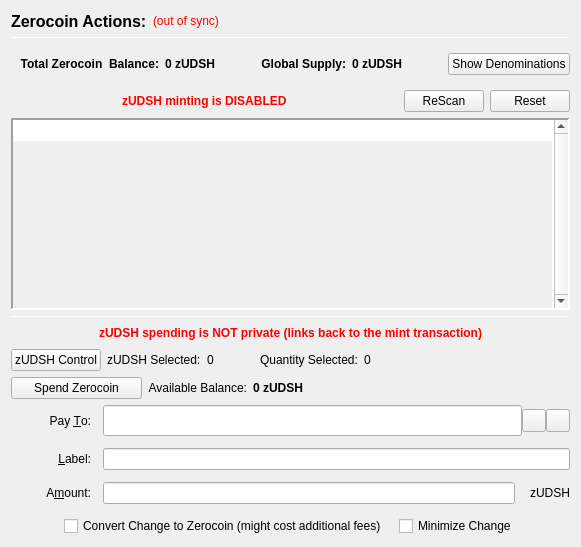
                  <widget class="QFrame" name="verticalFrameLeft">
                   <layout class="QVBoxLayout" name="verticalLayout_2">
                    <item>
                     <layout class="QVBoxLayout" name="verticalLayout_3">
                      <item>
                       <layout class="QHBoxLayout" name="horizontalLayout_3">
                        <item>
                         <widget class="QLabel" name="labelzUDSHActions">
                          <property name="font">
                           <font>
                            <pointsize>12</pointsize>
                            <weight>75</weight>
                            <bold>true</bold>
                           </font>
                          </property>
                          <property name="text">
                           <string>Zerocoin Actions:</string>
                          </property>
                          <property name="alignment">
                           <set>Qt::AlignLeading|Qt::AlignLeft|Qt::AlignVCenter</set>
                          </property>
                         </widget>
                        </item>
                        <item>
                         <widget class="QLabel" name="labelzUDSHSyncStatus">
                          <property name="toolTip">
                           <string>The displayed information may be out of date. Your wallet automatically synchronizes with the Ultradash network after a connection is established, but this process has not completed yet.</string>
                          </property>
                          <property name="styleSheet">
                           <string notr="true">QLabel { color: red; }</string>
                          </property>
                          <property name="text">
                           <string notr="true">(out of sync)</string>
                          </property>
                          <property name="alignment">
                           <set>Qt::AlignLeading|Qt::AlignLeft|Qt::AlignVCenter</set>
                          </property>
                         </widget>
                        </item>
                        <item>
                         <spacer name="horizontalSpacer">
                          <property name="orientation">
                           <enum>Qt::Horizontal</enum>
                          </property>
                          <property name="sizeHint" stdset="0">
                           <size>
                            <width>40</width>
                            <height>20</height>
                           </size>
                          </property>
                         </spacer>
                        </item>
                       </layout>
                      </item>
                      <item>
                       <widget class="Line" name="lineUpperLeft">
                        <property name="minimumSize">
                         <size>
                          <width>0</width>
                          <height>1</height>
                         </size>
                        </property>
                        <property name="maximumSize">
                         <size>
                          <width>16777215</width>
                          <height>1</height>
                         </size>
                        </property>
                        <property name="frameShadow">
                         <enum>QFrame::Sunken</enum>
                        </property>
                        <property name="orientation">
                         <enum>Qt::Horizontal</enum>
                        </property>
                       </widget>
                      </item>
                      <item>
                       <widget class="QFrame" name="balanceSupplyFrame">
                        <layout class="QHBoxLayout" name="horizontalLayout_2" stretch="0,0,0,1,0">
                         <property name="rightMargin">
                          <number>0</number>
                         </property>
                         <item>
                          <layout class="QHBoxLayout" name="horizontalLayout_34">
                           <item>
                            <widget class="QLabel" name="labelzAvailableText_3">
                             <property name="font">
                              <font>
                               <weight>75</weight>
                               <bold>true</bold>
                              </font>
                             </property>
                             <property name="toolTip">
                              <string>Total Balance including unconfirmed and immature zUDSH</string>
                             </property>
                             <property name="text">
                              <string>Total Zerocoin  Balance:</string>
                             </property>
                             <property name="alignment">
                              <set>Qt::AlignRight|Qt::AlignTrailing|Qt::AlignVCenter</set>
                             </property>
                            </widget>
                           </item>
                           <item>
                            <widget class="QLabel" name="labelzAvailableAmount_4">
                             <property name="minimumSize">
                              <size>
                               <width>40</width>
                               <height>0</height>
                              </size>
                             </property>
                             <property name="font">
                              <font>
                               <weight>75</weight>
                               <bold>true</bold>
                              </font>
                             </property>
                             <property name="toolTip">
                              <string>Total Balance including unconfirmed and immature zUDSH</string>
                             </property>
                             <property name="text">
                              <string>0 zUDSH</string>
                             </property>
                             <property name="alignment">
                              <set>Qt::AlignLeading|Qt::AlignLeft|Qt::AlignVCenter</set>
                             </property>
                            </widget>
                           </item>
                          </layout>
                         </item>
                         <item>
                          <spacer name="horizontalSpacer_32">
                           <property name="orientation">
                            <enum>Qt::Horizontal</enum>
                           </property>
                           <property name="sizeHint" stdset="0">
                            <size>
                             <width>40</width>
                             <height>20</height>
                            </size>
                           </property>
                          </spacer>
                         </item>
                         <item>
                          <layout class="QHBoxLayout" name="horizontalLayout_35">
                           <item>
                            <widget class="QLabel" name="labelZsupplyText_2">
                             <property name="font">
                              <font>
                               <weight>75</weight>
                               <bold>true</bold>
                              </font>
                             </property>
                             <property name="text">
                              <string>Global Supply:</string>
                             </property>
                             <property name="alignment">
                              <set>Qt::AlignRight|Qt::AlignTrailing|Qt::AlignVCenter</set>
                             </property>
                            </widget>
                           </item>
                           <item>
                            <widget class="QLabel" name="labelZsupplyAmount_2">
                             <property name="font">
                              <font>
                               <weight>75</weight>
                               <bold>true</bold>
                              </font>
                             </property>
                             <property name="text">
                              <string>0 zUDSH</string>
                             </property>
                            </widget>
                           </item>
                          </layout>
                         </item>
                         <item>
                          <spacer name="horizontalSpacer_31">
                           <property name="orientation">
                            <enum>Qt::Horizontal</enum>
                           </property>
                           <property name="sizeHint" stdset="0">
                            <size>
                             <width>40</width>
                             <height>20</height>
                            </size>
                           </property>
                          </spacer>
                         </item>
                         <item>
                          <widget class="QPushButton" name="pushButtonShowDenoms">
                           <property name="toolTip">
                            <string>Show zUDSH denominations list</string>
                           </property>
                           <property name="text">
                            <string>Show Denominations</string>
                           </property>
                          </widget>
                         </item>
                        </layout>
                       </widget>
                      </item>
                      <item>
                       <layout class="QHBoxLayout" name="horizontalLayout_4">
                        <item>
                         <spacer name="horizontalSpacer_2">
                          <property name="orientation">
                           <enum>Qt::Horizontal</enum>
                          </property>
                          <property name="sizeHint" stdset="0">
                           <size>
                            <width>40</width>
                            <height>20</height>
                           </size>
                          </property>
                         </spacer>
                        </item>
                        <item>
                         <widget class="QLabel" name="label">
                          <property name="styleSheet">
                           <string notr="true">color: red;
font-weight: bold;</string>
                          </property>
                          <property name="text">
                           <string>zUDSH minting is DISABLED</string>
                          </property>
                         </widget>
                        </item>
                        <item>
                         <spacer name="horizontalSpacer_3">
                          <property name="orientation">
                           <enum>Qt::Horizontal</enum>
                          </property>
                          <property name="sizeHint" stdset="0">
                           <size>
                            <width>40</width>
                            <height>20</height>
                           </size>
                          </property>
                         </spacer>
                        </item>
                        <item>
                         <widget class="QPushButton" name="pushButtonMintReset">
                          <property name="maximumSize">
                           <size>
                            <width>80</width>
                            <height>16777215</height>
                           </size>
                          </property>
                          <property name="toolTip">
                           <string>Rescan the complete blockchain for  Zerocoin mints and their meta-data.</string>
                          </property>
                          <property name="text">
                           <string>ReScan</string>
                          </property>
                         </widget>
                        </item>
                        <item>
                         <widget class="QPushButton" name="pushButtonSpentReset">
                          <property name="maximumSize">
                           <size>
                            <width>80</width>
                            <height>16777215</height>
                           </size>
                          </property>
                          <property name="toolTip">
                           <string>Reset Zerocoin Wallet DB. Deletes transactions that did not make it into the blockchain.</string>
                          </property>
                          <property name="text">
                           <string>Reset</string>
                          </property>
                         </widget>
                        </item>
                       </layout>
                      </item>
                      <item>
                       <widget class="QPlainTextEdit" name="TEMintStatus">
                        <property name="font">
                         <font>
                          <pointsize>8</pointsize>
                         </font>
                        </property>
                        <property name="toolTip">
                         <string>Status and/or Mesages from the last Mint Action.</string>
                        </property>
                        <property name="frameShape">
                         <enum>QFrame::Panel</enum>
                        </property>
                        <property name="frameShadow">
                         <enum>QFrame::Sunken</enum>
                        </property>
                        <property name="lineWidth">
                         <number>2</number>
                        </property>
                        <property name="midLineWidth">
                         <number>2</number>
                        </property>
                        <property name="verticalScrollBarPolicy">
                         <enum>Qt::ScrollBarAlwaysOn</enum>
                        </property>
                        <property name="horizontalScrollBarPolicy">
                         <enum>Qt::ScrollBarAlwaysOff</enum>
                        </property>
                        <property name="readOnly">
                         <bool>true</bool>
                        </property>
                        <property name="plainText">
                         <string notr="true"/>
                        </property>
                        <property name="backgroundVisible">
                         <bool>true</bool>
                        </property>
                       </widget>
                      </item>
                      <item>
                       <widget class="Line" name="line">
                        <property name="minimumSize">
                         <size>
                          <width>0</width>
                          <height>1</height>
                         </size>
                        </property>
                        <property name="maximumSize">
                         <size>
                          <width>16777215</width>
                          <height>1</height>
                         </size>
                        </property>
                        <property name="orientation">
                         <enum>Qt::Horizontal</enum>
                        </property>
                       </widget>
                      </item>
                      <item>
                       <layout class="QHBoxLayout" name="horizontalLayout_7">
                        <item>
                         <spacer name="horizontalSpacer_18">
                          <property name="orientation">
                           <enum>Qt::Horizontal</enum>
                          </property>
                          <property name="sizeHint" stdset="0">
                           <size>
                            <width>40</width>
                            <height>20</height>
                           </size>
                          </property>
                         </spacer>
                        </item>
                        <item>
                         <widget class="QLabel" name="label_2">
                          <property name="styleSheet">
                           <string notr="true">color: red;
font-weight: bold;</string>
                          </property>
                          <property name="text">
                           <string>zUDSH spending is NOT private (links back to the mint transaction)</string>
                          </property>
                         </widget>
                        </item>
                        <item>
                         <spacer name="horizontalSpacer_30">
                          <property name="orientation">
                           <enum>Qt::Horizontal</enum>
                          </property>
                          <property name="sizeHint" stdset="0">
                           <size>
                            <width>40</width>
                            <height>20</height>
                           </size>
                          </property>
                         </spacer>
                        </item>
                       </layout>
                      </item>
                      <item>
                       <layout class="QHBoxLayout" name="horizontalLayout_24">
                        <property name="leftMargin">
                         <number>0</number>
                        </property>
                        <property name="bottomMargin">
                         <number>0</number>
                        </property>
                        <item>
                         <widget class="QPushButton" name="pushButtonZUdshControl">
                          <property name="text">
                           <string>zUDSH Control</string>
                          </property>
                         </widget>
                        </item>
                        <item>
                         <widget class="QLabel" name="labelzUdshSelected">
                          <property name="text">
                           <string>zUDSH Selected:</string>
                          </property>
                         </widget>
                        </item>
                        <item>
                         <widget class="QLabel" name="labelzUdshSelected_int">
                          <property name="text">
                           <string>0</string>
                          </property>
                         </widget>
                        </item>
                        <item>
                         <spacer name="horizontalSpacer_17">
                          <property name="orientation">
                           <enum>Qt::Horizontal</enum>
                          </property>
                          <property name="sizeType">
                           <enum>QSizePolicy::Fixed</enum>
                          </property>
                          <property name="sizeHint" stdset="0">
                           <size>
                            <width>40</width>
                            <height>20</height>
                           </size>
                          </property>
                         </spacer>
                        </item>
                        <item>
                         <widget class="QLabel" name="labelQuantitySelected">
                          <property name="text">
                           <string>Quantity Selected:</string>
                          </property>
                         </widget>
                        </item>
                        <item>
                         <widget class="QLabel" name="labelQuantitySelected_int">
                          <property name="text">
                           <string>0</string>
                          </property>
                         </widget>
                        </item>
                        <item>
                         <spacer name="horizontalSpacer_19">
                          <property name="orientation">
                           <enum>Qt::Horizontal</enum>
                          </property>
                          <property name="sizeHint" stdset="0">
                           <size>
                            <width>40</width>
                            <height>20</height>
                           </size>
                          </property>
                         </spacer>
                        </item>
                       </layout>
                      </item>
                      <item>
                       <layout class="QHBoxLayout" name="horizontalLayout_6">
                        <item>
                         <widget class="QPushButton" name="pushButtonSpendzUDSH">
                          <property name="minimumSize">
                           <size>
                            <width>131</width>
                            <height>0</height>
                           </size>
                          </property>
                          <property name="toolTip">
                           <string>Spend Zerocoin. Without 'Pay To:' address creates payments to yourself.</string>
                          </property>
                          <property name="text">
                           <string>Spend Zerocoin</string>
                          </property>
                         </widget>
                        </item>
                        <item>
                         <widget class="QLabel" name="labelzUDSHBalanceText">
                          <property name="toolTip">
                           <string>Available (mature and spendable) zUDSH for spending</string>
                          </property>
                          <property name="text">
                           <string>Available Balance:</string>
                          </property>
                          <property name="alignment">
                           <set>Qt::AlignRight|Qt::AlignTrailing|Qt::AlignVCenter</set>
                          </property>
                         </widget>
                        </item>
                        <item>
                         <widget class="QLabel" name="labelzAvailableAmount_2">
                          <property name="font">
                           <font>
                            <weight>75</weight>
                            <bold>true</bold>
                           </font>
                          </property>
                          <property name="toolTip">
                           <string>Available (mature and spendable) zUDSH for spending

zUDSH are mature when they have more than 20 confirmations AND more than 2 mints of the same denomination after them were minted</string>
                          </property>
                          <property name="text">
                           <string>0 zUDSH</string>
                          </property>
                          <property name="alignment">
                           <set>Qt::AlignLeading|Qt::AlignLeft|Qt::AlignVCenter</set>
                          </property>
                         </widget>
                        </item>
                        <item>
                         <spacer name="horizontalSpacer_4">
                          <property name="orientation">
                           <enum>Qt::Horizontal</enum>
                          </property>
                          <property name="sizeHint" stdset="0">
                           <size>
                            <width>40</width>
                            <height>20</height>
                           </size>
                          </property>
                         </spacer>
                        </item>
                       </layout>
                      </item>
                      <item>
                       <layout class="QGridLayout" name="gridLayout_7">
                        <property name="spacing">
                         <number>12</number>
                        </property>
                        <item row="0" column="0">
                         <widget class="QLabel" name="payToLabel">
                          <property name="minimumSize">
                           <size>
                            <width>80</width>
                            <height>0</height>
                           </size>
                          </property>
                          <property name="text">
                           <string>Pay &amp;To:</string>
                          </property>
                          <property name="alignment">
                           <set>Qt::AlignRight|Qt::AlignTrailing|Qt::AlignVCenter</set>
                          </property>
                          <property name="buddy">
                           <cstring>payTo</cstring>
                          </property>
                         </widget>
                        </item>
                        <item row="0" column="1">
                         <layout class="QHBoxLayout" name="payToLayout">
                          <property name="spacing">
                           <number>0</number>
                          </property>
                          <item>
                           <widget class="QValidatedLineEdit" name="payTo">
                            <property name="enabled">
                             <bool>true</bool>
                            </property>
                            <property name="minimumSize">
                             <size>
                              <width>0</width>
                              <height>31</height>
                             </size>
                            </property>
                            <property name="toolTip">
                             <string>The Ultradash address to send the payment to. Creates local payment to yourself when empty.</string>
                            </property>
                           </widget>
                          </item>
                          <item>
                           <widget class="QToolButton" name="addressBookButton">
                            <property name="toolTip">
                             <string>Choose previously used address</string>
                            </property>
                            <property name="text">
                             <string/>
                            </property>
                            <property name="icon">
                             <iconset resource="../ultradash.qrc">
                              <normaloff>:/icons/address-book</normaloff>:/icons/address-book</iconset>
                            </property>
                            <property name="shortcut">
                             <string>Alt+A</string>
                            </property>
                           </widget>
                          </item>
                          <item>
                           <widget class="QToolButton" name="pasteButton">
                            <property name="toolTip">
                             <string>Paste address from clipboard</string>
                            </property>
                            <property name="text">
                             <string/>
                            </property>
                            <property name="icon">
                             <iconset resource="../ultradash.qrc">
                              <normaloff>:/icons/editpaste</normaloff>:/icons/editpaste</iconset>
                            </property>
                            <property name="shortcut">
                             <string>Alt+P</string>
                            </property>
                           </widget>
                          </item>
                         </layout>
                        </item>
                        <item row="1" column="0">
                         <widget class="QLabel" name="labelLabel">
                          <property name="minimumSize">
                           <size>
                            <width>80</width>
                            <height>0</height>
                           </size>
                          </property>
                          <property name="text">
                           <string>&amp;Label:</string>
                          </property>
                          <property name="alignment">
                           <set>Qt::AlignRight|Qt::AlignTrailing|Qt::AlignVCenter</set>
                          </property>
                          <property name="buddy">
                           <cstring>addAsLabel</cstring>
                          </property>
                         </widget>
                        </item>
                        <item row="1" column="1">
                         <widget class="QLineEdit" name="addAsLabel">
                          <property name="toolTip">
                           <string>Enter a label for this address to add it to the list of used addresses</string>
                          </property>
                         </widget>
                        </item>
                        <item row="2" column="0">
                         <widget class="QLabel" name="amountLabel">
                          <property name="minimumSize">
                           <size>
                            <width>80</width>
                            <height>0</height>
                           </size>
                          </property>
                          <property name="text">
                           <string>A&amp;mount:</string>
                          </property>
                          <property name="alignment">
                           <set>Qt::AlignRight|Qt::AlignTrailing|Qt::AlignVCenter</set>
                          </property>
                          <property name="buddy">
                           <cstring>zUDSHpayAmount</cstring>
                          </property>
                         </widget>
                        </item>
                        <item row="2" column="1">
                         <layout class="QHBoxLayout" name="horizontalLayout_9">
                          <property name="spacing">
                           <number>0</number>
                          </property>
                          <item>
                           <widget class="QLineEdit" name="zUDSHpayAmount"/>
                          </item>
                          <item>
                           <widget class="QLabel" name="labelzUDSH">
                            <property name="minimumSize">
                             <size>
                              <width>55</width>
                              <height>0</height>
                             </size>
                            </property>
                            <property name="text">
                             <string>zUDSH</string>
                            </property>
                            <property name="alignment">
                             <set>Qt::AlignRight|Qt::AlignTrailing|Qt::AlignVCenter</set>
                            </property>
                           </widget>
                          </item>
                         </layout>
                        </item>
                        <item row="3" column="0" colspan="2">
                         <layout class="QHBoxLayout" name="horizontalLayout_10">
                          <item>
                           <spacer name="horizontalSpacer_5">
                            <property name="orientation">
                             <enum>Qt::Horizontal</enum>
                            </property>
                            <property name="sizeHint" stdset="0">
                             <size>
                              <width>40</width>
                              <height>20</height>
                             </size>
                            </property>
                           </spacer>
                          </item>
                          <item>
                           <widget class="QCheckBox" name="checkBoxMintChange">
                            <property name="sizePolicy">
                             <sizepolicy hsizetype="MinimumExpanding" vsizetype="Fixed">
                              <horstretch>0</horstretch>
                              <verstretch>0</verstretch>
                             </sizepolicy>
                            </property>
                            <property name="layoutDirection">
                             <enum>Qt::LeftToRight</enum>
                            </property>
                            <property name="text">
                             <string>Convert Change to Zerocoin (might cost additional fees)</string>
                            </property>
                           </widget>
                          </item>
                          <item>
                           <widget class="QCheckBox" name="checkBoxMinimizeChange">
                            <property name="toolTip">
                             <string>If checked, the wallet tries to minimize the returning change instead of minimizing the number of spent denominations.</string>
                            </property>
                            <property name="text">
                             <string>Minimize Change</string>
                            </property>
                           </widget>
                          </item>
                          <item>
                           <spacer name="horizontalSpacer_6">
                            <property name="orientation">
                             <enum>Qt::Horizontal</enum>
                            </property>
                            <property name="sizeHint" stdset="0">
                             <size>
                              <width>40</width>
                              <height>20</height>
                             </size>
                            </property>
                           </spacer>
                          </item>
                         </layout>
                        </item>
                       </layout>
                      </item>
                     </layout>
                    </item>
                   </layout>
                  </widget>
